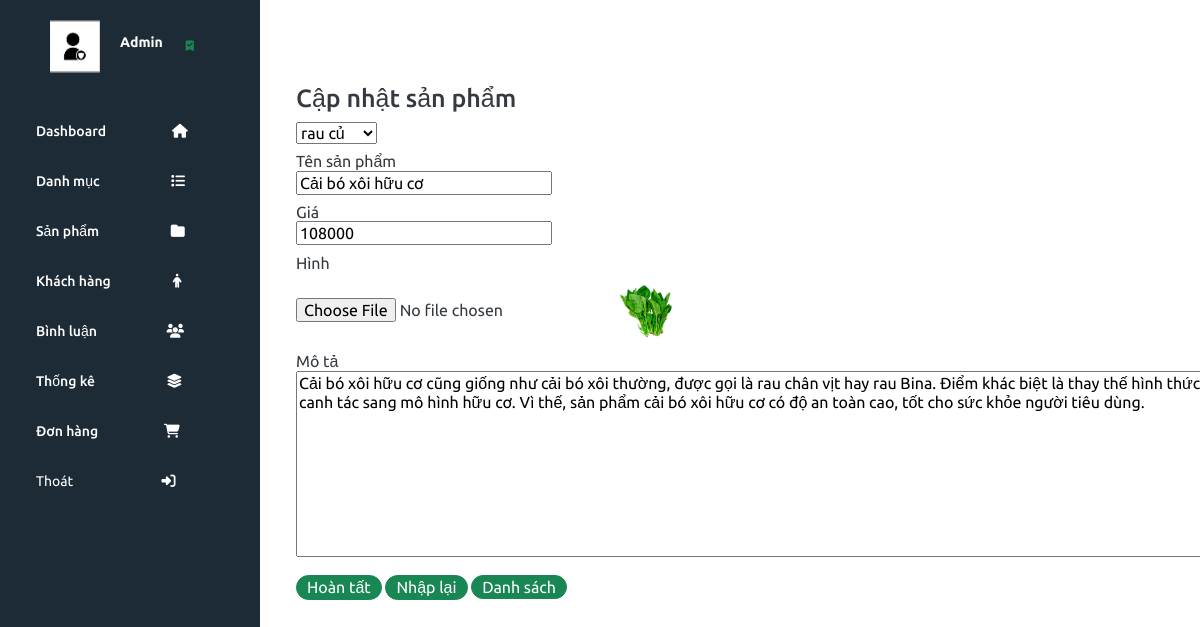
The app's page /admin/index.php?act=suasp&id=33 with its own data.
### tables this page shows
CREATE TABLE `sanpham` (
  `id` int(11) NOT NULL,
  `name` varchar(255) NOT NULL,
  `price` int(11) DEFAULT 0,
  `img` varchar(255) DEFAULT NULL,
  `mota` text DEFAULT NULL,
  `luotxem` int(11) DEFAULT 0,
  `iddm` int(11) NOT NULL
);

### model/pdo.php (called while the page is built, shortened)
<?php
function pdo_get_connection()
{
    $dburl = "mysql:host=localhost;dbname=da1-greenshop;charset=utf8";
    $username = 'root';
    $password = '';
    $conn = new PDO($dburl, $username, $password);
    $conn->setAttribute(PDO::ATTR_ERRMODE, PDO::ERRMODE_EXCEPTION);
    return $conn;
}
function pdo_query($sql)
{
    $sql_args = array_slice(func_get_args(), 1);
    try {
        $conn = pdo_get_connection();
        $stmt = $conn->prepare($sql);
        $stmt->execute($sql_args);
        $rows = $stmt->fetchAll();
        return $rows;
    } catch (PDOException $e) {
        throw $e;
    } finally {
        unset($conn);
    }
}
function pdo_query_one($sql)
{
    $sql_args = array_slice(func_get_args(), 1);
    try {
        $conn = pdo_get_connection();
        $stmt = $conn->prepare($sql);
        $stmt->execute($sql_args);
        $row = $stmt->fetch(PDO::FETCH_ASSOC);
        return $row;
    } catch (PDOException $e) {
        throw $e;
    } finally {
        unset($conn);
    }
}

### model/danhmuc.php (called while the page is built, shortened)
<?php
function loadall_danhmuc(){
    $sql = "select * from danhmuc order by id desc";
    $listdanhmuc = pdo_query($sql);
    return $listdanhmuc;
}

### model/sanpham.php (called while the page is built, shortened)
<?php
function loadone_sanpham($id)
{
    $sql = "select * from sanpham where id=" . $id;
    $sp = pdo_query_one($sql);
    return $sp;
}

### admin/sanpham/update.php (the view, shortened to what this page needs)
<?php
if (is_array($sanpham)) {
    extract($sanpham);
}
$hinhpath = "../upload/" . $img;
if (is_file($hinhpath)) {
    $hinh = "<img src='" . $hinhpath . "' height='80'>";
} else {
    $hinh = "no photo";
}
?>
<div class="row">
    <div class="row header frmtitle">
        <h3>Cập nhật sản phẩm</h3>
    </div>
    <div class="row frmcontent">
        <form action="index.php?act=updatesp" method="post" enctype="multipart/form-data">
            <div class="">
                <select name="iddm">
                    <?php
                    foreach ($listdanhmuc as $danhmuc) {
                        extract($danhmuc);
                        if ($iddm == $id) $s = "selected";
                        else $s = "";
                        echo '<option value="' . $id . '" ' . $s . '>' . $name . '</option>';
                    }
                    ?>
                </select>
            </div>
            <?php
            if (is_array($sanpham)) {
                extract($sanpham);
            }
            $hinhpath = "../upload/" . $img;
            if (is_file($hinhpath)) {
                $hinh = "<img src='" . $hinhpath . "' height='80'>";
            } else {
                $hinh = "no photo";
            }
            ?>
            <div style="margin-top: 1%;" class="">
                Tên sản phẩm<br>
                <input type="text" name="tensp" value="<?= $name ?>" required>
            </div>
            <div style="margin-top: 1%;" class="">
                Giá<br>
                <input type="text" name="giasp" value="<?= $price ?>" required>
            </div>
            <div style="margin-top: 1%;" class="">
                Hình<br>
                <input type="file" name="hinh">
                <?= $hinh ?>
            </div>
            <div class="">
                Mô tả<br>
                <textarea name="mota" cols="100" rows="10"><?= $mota ?></textarea>
            </div>
<br>
            <div class="">
                <input style="border-radius:50px;padding:2px 10px;background-color:#198754;border:1px solid #198754;color:white;"type="submit" name="capnhat" value="Hoàn tất">
                <input style="border-radius:50px;padding:2px 10px;background-color:#198754;border:1px solid #198754;color:white;"type="submit" value="Nhập lại">
                <a href="index.php?act=listsp"><input style="border-radius:50px;padding:2px 10px;background-color:#198754;border:1px solid #198754;color:white;" type="button" value="Danh sách"></a>
            </div>
        </form>
    </div>
</div>

### records on screen
sanpham: tensp "Cải bó xôi hữu cơ", giasp "108000", img (picture), mota "Cải bó xôi hữu cơ cũng giống như cải bó xôi thường, được gọi là rau chân vịt hay rau Bina. Điểm khác biệt là thay thế hình thức trồng trọt và canh tác sang mô hình hữu cơ. Vì thế, sản phẩm cải bó xôi hữu cơ có độ an toàn cao, tốt cho sức khỏe người tiêu dùng."

### other values on screen
form field iddm "rau củ"
